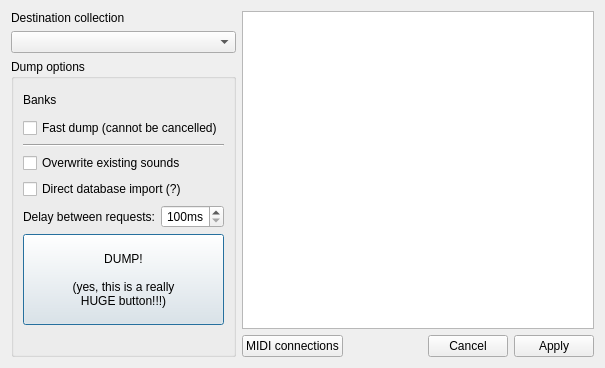
<?xml version="1.0" encoding="UTF-8"?>
<ui version="4.0">
 <class>Dialog</class>
 <widget class="QDialog" name="Dialog">
  <property name="geometry">
   <rect>
    <x>0</x>
    <y>0</y>
    <width>605</width>
    <height>368</height>
   </rect>
  </property>
  <property name="windowTitle">
   <string>Dump receive</string>
  </property>
  <layout class="QGridLayout" name="gridLayout">
   <item row="0" column="0">
    <widget class="QLabel" name="label_2">
     <property name="sizePolicy">
      <sizepolicy hsizetype="Preferred" vsizetype="Maximum">
       <horstretch>0</horstretch>
       <verstretch>0</verstretch>
      </sizepolicy>
     </property>
     <property name="text">
      <string>Destination collection</string>
     </property>
    </widget>
   </item>
   <item row="1" column="0">
    <widget class="QComboBox" name="collectionCombo"/>
   </item>
   <item row="2" column="0" rowspan="2">
    <widget class="QGroupBox" name="groupBox">
     <property name="title">
      <string>Dump options</string>
     </property>
     <layout class="QGridLayout" name="gridLayout_2">
      <item row="4" column="0" colspan="2">
       <widget class="QCheckBox" name="directChk">
        <property name="toolTip">
         <string>&lt;html&gt;&lt;head/&gt;&lt;body&gt;&lt;p&gt;Import dumped sounds directly to the database.&lt;/p&gt;&lt;p&gt;Right click to read more.&lt;/p&gt;&lt;/body&gt;&lt;/html&gt;</string>
        </property>
        <property name="whatsThis">
         <string>&lt;html&gt;&lt;head/&gt;&lt;body&gt;&lt;p&gt;If &amp;quot;Direct database import&amp;quot; is selected, the sounds will be automatically imported in the database without further notice or confirmation request.&lt;br/&gt;While this is usually the faster way to dump a complete library, it might be prone to errors and problems, expecially if there is a MIDI communication problem.&lt;/p&gt;&lt;/body&gt;&lt;/html&gt;</string>
        </property>
        <property name="text">
         <string>Direct database import (?)</string>
        </property>
       </widget>
      </item>
      <item row="0" column="0">
       <widget class="QLabel" name="label">
        <property name="text">
         <string>Banks</string>
        </property>
       </widget>
      </item>
      <item row="6" column="0" colspan="2">
       <widget class="QPushButton" name="dumpBtn">
        <property name="sizePolicy">
         <sizepolicy hsizetype="Minimum" vsizetype="Expanding">
          <horstretch>0</horstretch>
          <verstretch>0</verstretch>
         </sizepolicy>
        </property>
        <property name="minimumSize">
         <size>
          <width>0</width>
          <height>88</height>
         </size>
        </property>
        <property name="text">
         <string>DUMP!

(yes, this is a really
HUGE button!!!)</string>
        </property>
       </widget>
      </item>
      <item row="3" column="0" colspan="2">
       <widget class="QCheckBox" name="overwriteChk">
        <property name="text">
         <string>Overwrite existing sounds</string>
        </property>
       </widget>
      </item>
      <item row="0" column="1">
       <widget class="BanksSelectionWidget" name="banksWidget" native="true">
        <property name="minimumSize">
         <size>
          <width>0</width>
          <height>24</height>
         </size>
        </property>
       </widget>
      </item>
      <item row="1" column="0" colspan="2">
       <widget class="QCheckBox" name="fastChk">
        <property name="text">
         <string>Fast dump (cannot be cancelled)</string>
        </property>
       </widget>
      </item>
      <item row="2" column="0" colspan="2">
       <widget class="Line" name="line">
        <property name="orientation">
         <enum>Qt::Horizontal</enum>
        </property>
       </widget>
      </item>
      <item row="5" column="0" colspan="2">
       <layout class="QHBoxLayout" name="horizontalLayout">
        <item>
         <widget class="QLabel" name="label_3">
          <property name="text">
           <string>Delay between requests:</string>
          </property>
         </widget>
        </item>
        <item>
         <widget class="QSpinBox" name="delaySpin">
          <property name="alignment">
           <set>Qt::AlignRight|Qt::AlignTrailing|Qt::AlignVCenter</set>
          </property>
          <property name="suffix">
           <string>ms</string>
          </property>
          <property name="minimum">
           <number>100</number>
          </property>
          <property name="maximum">
           <number>500</number>
          </property>
          <property name="singleStep">
           <number>20</number>
          </property>
         </widget>
        </item>
       </layout>
      </item>
      <item row="7" column="0" colspan="2">
       <widget class="QLabel" name="etaLbl">
        <property name="text">
         <string/>
        </property>
       </widget>
      </item>
     </layout>
    </widget>
   </item>
   <item row="3" column="2">
    <widget class="QDialogButtonBox" name="buttonBox">
     <property name="orientation">
      <enum>Qt::Horizontal</enum>
     </property>
     <property name="standardButtons">
      <set>QDialogButtonBox::Apply|QDialogButtonBox::Cancel</set>
     </property>
    </widget>
   </item>
   <item row="3" column="1">
    <widget class="QPushButton" name="midiBtn">
     <property name="text">
      <string>MIDI connections</string>
     </property>
    </widget>
   </item>
   <item row="0" column="1" rowspan="3" colspan="2">
    <widget class="QTableView" name="collectionTable">
     <property name="contextMenuPolicy">
      <enum>Qt::CustomContextMenu</enum>
     </property>
     <property name="editTriggers">
      <set>QAbstractItemView::NoEditTriggers</set>
     </property>
     <property name="selectionBehavior">
      <enum>QAbstractItemView::SelectRows</enum>
     </property>
     <property name="horizontalScrollMode">
      <enum>QAbstractItemView::ScrollPerPixel</enum>
     </property>
     <attribute name="horizontalHeaderHighlightSections">
      <bool>false</bool>
     </attribute>
    </widget>
   </item>
  </layout>
 </widget>
 <customwidgets>
  <customwidget>
   <class>BanksSelectionWidget</class>
   <extends>QWidget</extends>
   <header>bigglesworth.widgets</header>
   <container>1</container>
  </customwidget>
 </customwidgets>
 <resources/>
 <connections>
  <connection>
   <sender>buttonBox</sender>
   <signal>accepted()</signal>
   <receiver>Dialog</receiver>
   <slot>accept()</slot>
   <hints>
    <hint type="sourcelabel">
     <x>248</x>
     <y>254</y>
    </hint>
    <hint type="destinationlabel">
     <x>157</x>
     <y>274</y>
    </hint>
   </hints>
  </connection>
  <connection>
   <sender>buttonBox</sender>
   <signal>rejected()</signal>
   <receiver>Dialog</receiver>
   <slot>reject()</slot>
   <hints>
    <hint type="sourcelabel">
     <x>316</x>
     <y>260</y>
    </hint>
    <hint type="destinationlabel">
     <x>286</x>
     <y>274</y>
    </hint>
   </hints>
  </connection>
 </connections>
</ui>
